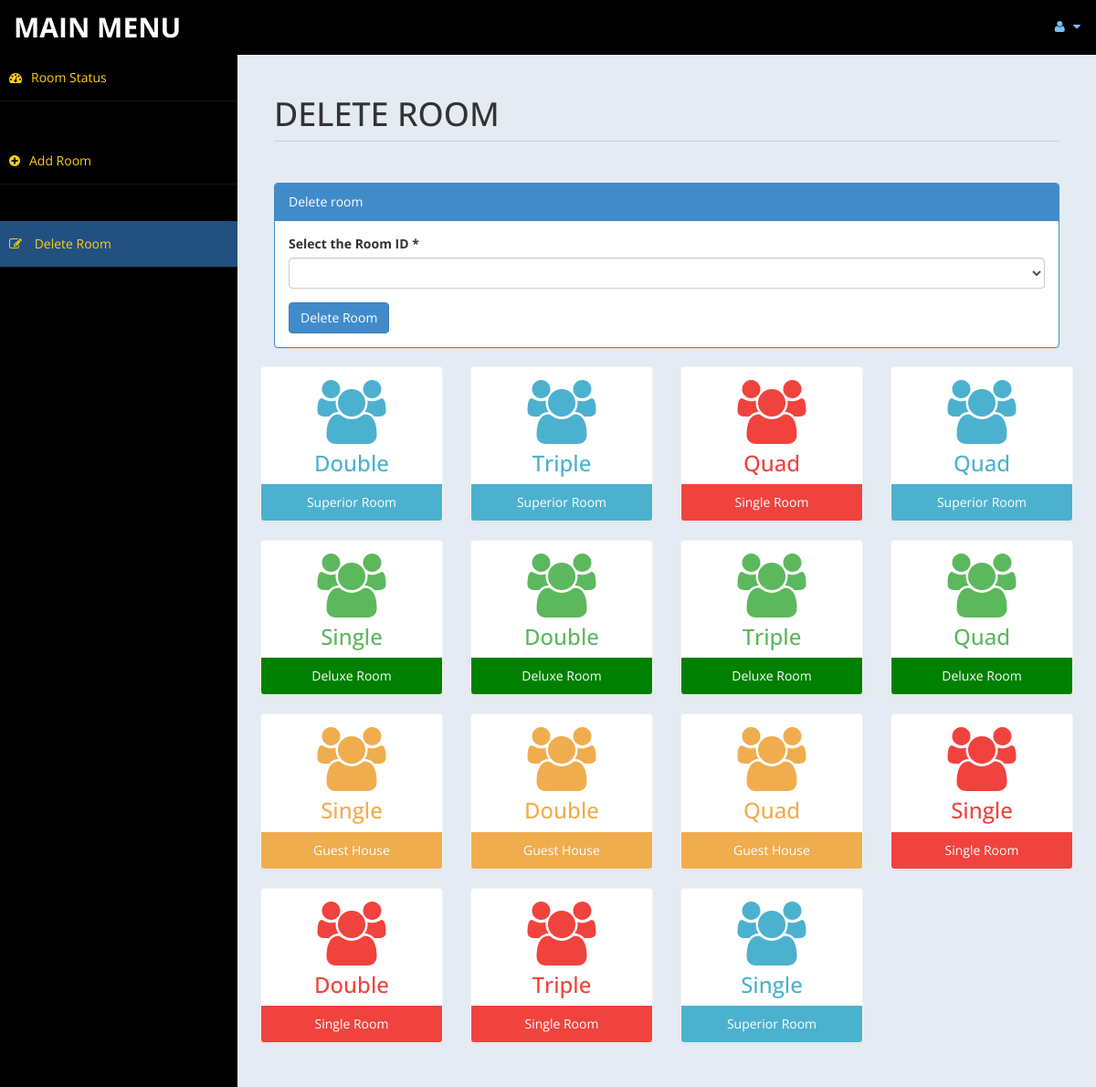
Screenshot of /admin/roomdel.php (signed in) with the database file from the repository.
### tables this page shows
CREATE TABLE `room` (
  `id` int(10) UNSIGNED NOT NULL,
  `type` varchar(15) DEFAULT NULL,
  `bedding` varchar(10) DEFAULT NULL,
  `place` varchar(10) DEFAULT NULL,
  `cusid` int(11) DEFAULT NULL
);

### admin/roomdel.php (the view, shortened to what this page needs)
<?php
include('db.php');
$rsql ="select id from room";
$rre=mysqli_query($con,$rsql);
?>
<!DOCTYPE html>
<html xmlns="http://www.w3.org/1999/xhtml">
<head>
    <link href="assets/css/bootstrap.css" rel="stylesheet" />
    <link href="assets/css/font-awesome.css" rel="stylesheet" />
    <link href="assets/css/custom-styles.css" rel="stylesheet" />
</head>
<body>
    <div id="wrapper">
        <nav class="navbar navbar-default top-navbar" role="navigation">
            <div class="navbar-header">
                <a class="navbar-brand" href="home.php">MAIN MENU </a>
            </div>
            <ul class="nav navbar-top-links navbar-right">
                <li class="dropdown">
                    <a class="dropdown-toggle" data-toggle="dropdown" href="#" aria-expanded="false">
                        <i class="fa fa-user fa-fw"></i> <i class="fa fa-caret-down"></i>
                    </a>
                </li>
            </ul>
        </nav>
        <nav class="navbar-default navbar-side" role="navigation">
            <div class="sidebar-collapse">
                <ul class="nav" id="main-menu">
                    <li>
                        <a  href="settings.php"><i class="fa fa-dashboard"></i>Room Status</a>
                    </li><br><br>
					<li>
                        <a   href="room.php"><i class="fa fa-plus-circle"></i>Add Room</a>
                    </li><br><br>
                    <li>
                        <a  class="active-menu" href="roomdel.php"><i class="fa fa-pencil-square-o"></i> Delete Room</a>
                    </li>
            </div>
        </nav>
        <div id="page-wrapper" >
            <div id="page-inner">
			 <div class="row">
                    <div class="col-md-12">
                        <h1 class="page-header">
                           DELETE ROOM <small></small>
                        </h1>
                    </div>
                </div>
            <div class="row">
                <div class="col-md-12 col-sm-12">
                    <div class="panel panel-primary">
                        <div class="panel-heading">
                           Delete room
                        </div>
                        <div class="panel-body">
						<form name="form" method="post">
                            <div class="form-group">
                                            <label>Select the Room ID *</label>
                                            <select name="id"  class="form-control" required>
												<option value selected ></option>
												<?php
												while($rrow=mysqli_fetch_array($rre))
												{
												$value = $rrow['id'];
												 echo '<option value="'.$value.'">'.$value.'</option>';
												}
												?>
                                            </select>
                              </div>
							 <input type="submit" name="del" value="Delete Room" class="btn btn-primary">
							</form>
                        </div>
                    </div>
                </div>
           <?php
						include ('db.php');
						$sql = "select * from room";
						$re = mysqli_query($con,$sql)
				?>
                <div class="row">
				<?php
										while($row= mysqli_fetch_array($re))
										{
												$id = $row['type'];
											if($id == "Superior Room")
											{
												echo"<div class='col-md-3 col-sm-12 col-xs-12'>
													<div class='panel panel-primary text-center no-boder bg-color-blue'>
														<div class='panel-body'>
															<i class='fa fa-users fa-5x'></i>
															<h3>".$row['bedding']."</h3>
														</div>
														<div class='panel-footer back-footer-blue'>
															".$row['type']."
														</div>
													</div>
												</div>";
											}
											else if ($id == "Deluxe Room")
											{
												echo"<div class='col-md-3 col-sm-12 col-xs-12'>
													<div class='panel panel-primary text-center no-boder bg-color-green'>
														<div class='panel-body'>
															<i class='fa fa-users fa-5x'></i>
															<h3>".$row['bedding']."</h3>
														</div>
														<div class='panel-footer back-footer-green'>
															".$row['type']."
														</div>
													</div>
												</div>";
											}
											else if($id =="Guest House")
											{
												echo"<div class='col-md-3 col-sm-12 col-xs-12'>
													<div class='panel panel-primary text-center no-boder bg-color-brown'>
														<div class='panel-body'>
															<i class='fa fa-users fa-5x'></i>
															<h3>".$row['bedding']."</h3>
														</div>
														<div class='panel-footer back-footer-brown'>
															".$row['type']."
														</div>
													</div>
												</div>";
											}
											else if($id =="Single Room")
											{
												echo"<div class='col-md-3 col-sm-12 col-xs-12'>
													<div class='panel panel-primary text-center no-boder bg-color-red'>
														<div class='panel-body'>
															<i class='fa fa-users fa-5x'></i>
															<h3>".$row['bedding']."</h3>
														</div>
														<div class='panel-footer back-footer-red'>
															".$row['type']."
														</div>
													</div>
												</div>";
											}
										}
									?>
                </div>
					</div>
            </div>
        </div>
</body>
</html>

### admin/assets/css/custom-styles.css (style rules this page uses)
body { font-family: 'Open Sans', sans-serif; }
#wrapper { width: 100%; background: black; }
#page-wrapper { padding: 15px 15px; min-height: 600px; background: #E5EBF2; }
#page-inner { width: 100%; margin: 10px 20px 10px 0px; background-color: transparent; padding: 10px; min-height: 1200px; }
.text-center { text-align: center; }
.no-boder { border: 1px solid #f3f3f3; }
h1, .h1, h2, .h2, h3, .h3 { margin-top: 7px; margin-bottom: -5px; }
.page-header { padding-bottom: 9px; margin: 10px 0 45px; border-bottom: 1px solid #C7D1DD; }
.bg-color-green { background-color: #fff; color: #5cb85c; }
.bg-color-blue { background-color: #fff; color: #4CB1CF }
.bg-color-red { background-color: #fff; color: #F0433D; }
.bg-color-brown { background-color: #fff; color: #f0ad4e; }
.back-footer-green { background-color: green; color: #fff; border-top: 0px solid #fff; }
.back-footer-red { background-color: #F0433D; color: #fff; border-top: 0px solid #fff; }
.back-footer-blue { background-color: #4CB1CF; color: #fff; border-top: 0px solid #fff; }
.back-footer-brown { background-color: #f0ad4e; color: #fff; border-top: 0px solid #fff; }
.top-navbar { margin: 0px; }
.top-navbar .navbar-brand { color: #ffce14; width: 260px; text-align: left; height: 60px; font-size: 30px; font-weight: 700; text-transform: uppercase; line-height: 30px; }
.top-navbar .nav>li>a { position: relative; display: block; padding: 19px 15px; color: #77C0FD; }
.active-menu { background-color: #225081!important; }
.sidebar-collapse, .sidebar-collapse .nav { background: none; }
.sidebar-collapse .nav { padding: 0; }
.sidebar-collapse .nav>li>a { color: #ffce14; background: transparent; text-shadow: none; }
.sidebar-collapse>.nav>li>a { padding: 15px 10px; }
.sidebar-collapse>.nav>li { border-bottom: 1px solid rgba(107, 108, 109, 0.19); }
.navbar-side { border: none; background-color: black; }
.top-navbar { background: black; border-bottom: none; }
.top-navbar .nav>li>a>i { margin-right: 2px; }
.navbar-default { border: 0px solid black; }
.navbar-header { background: black; }
.nav>li>a>i { margin-right: 10px; }
@media (min-width:768px) { #page-wrapper { margin: 0 0 0 260px; padding: 15px 30px; min-height: 1200px; } }
@media (min-width:768px) { .navbar-side { z-index: 1; position: absolute; width: 260px; } }
@media (min-width:768px) { .navbar { border-radius: 0px; } }

### rows the page displays
room: bedding "Double", type "Superior Room"
room: bedding "Triple", type "Superior Room"
room: bedding "Quad", type "Single Room"
room: bedding "Quad", type "Superior Room"
room: bedding "Single", type "Deluxe Room"
room: bedding "Double", type "Deluxe Room"
room: bedding "Triple", type "Deluxe Room"
room: bedding "Quad", type "Deluxe Room"
room: bedding "Single", type "Guest House"
room: bedding "Double", type "Guest House"
room: bedding "Quad", type "Guest House"
room: bedding "Single", type "Single Room"
room: bedding "Double", type "Single Room"
room: bedding "Triple", type "Single Room"
room: bedding "Single", type "Superior Room"
